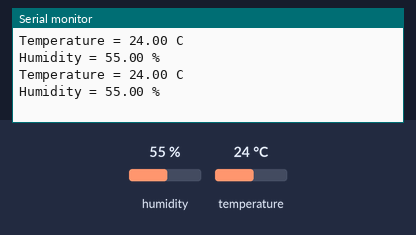
A sketch run on a simulated Arduino Uno, built with avr-gcc and run on an emulated ATmega328P. Shown: the last lines printed to the serial monitor. The inputs (shaded band) are chosen by the test bench; at power-on: humidity 55 %, temperature 24 °C.

Above: at 2.8 s.
2.9 s: humidity set to 22 %
At 4.8 s:
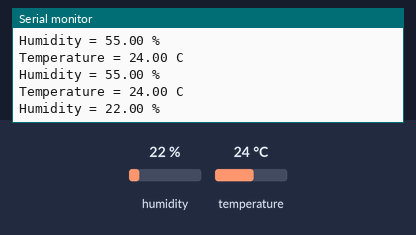
5.6 s: temperature set to 12 °C
At 6.5 s:
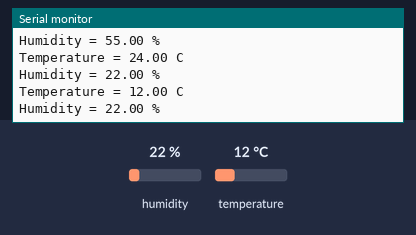
8.3 s: humidity set to 40 %
At 11.2 s:
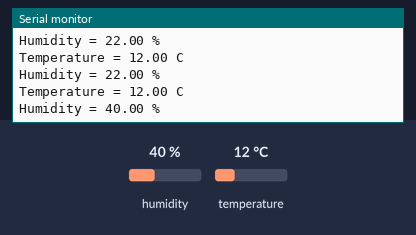
Timing chart, 0 to 12.7 s (numbered marks = the images above; inputs shaded):
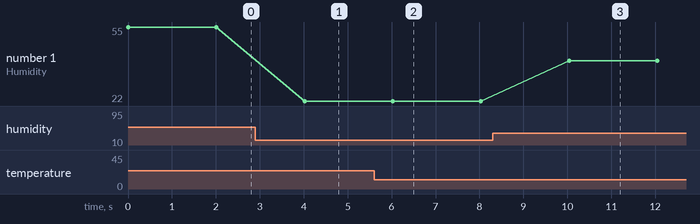

The sketch:

09.I2C.ino
```cpp
/*
  Author:

  Learning Intention:
  The students will use the I2C communication protocol to send data to the OLED
  display and receive data from the kit's I2C sensors.

  Success Criteria:
    1.  I understand that I2C is a communication protocol
    2.  I understand that each I2C device needs its own address
    3.  I understand that communicating with I2C modules is similar to the serial monitor
    4.  I understand I need to include the Wire.h library
    5.  I understand that I need to look at the documentation and example code for each I2C module
    6.  I can successfully send data to the I2C OLED display
    7.  I can successfully receive data from the Temperature & Humidity Sensor,
        Air Pressure Sensor or Accelerometer

  Hardware (Grove cables to the base shield I2C ports):
    OLED display (0x3C), and one of:
    Temperature & Humidity (0x38), Air Pressure (0x77), 3-Axis Accelerometer (0x19)
    All I2C devices share the same two wires: the Uno's dedicated SDA and SCL pins.
    (On an Uno these share circuitry with A4 and A5, so leave those analogue
    ports unused while I2C devices are connected.)

  Library setup (once):
    Open the bridge web interface, go to the Libraries tab, search for
    "Arduino_SensorKit" and install it. It bundles the drivers for every kit
    I2C module (OLED via U8g2, Temperature & Humidity, Air Pressure,
    Accelerometer) behind one include:  #include "Arduino_SensorKit.h"

  Kit sensor objects (from Arduino_SensorKit.h):
    Oled           -> the display          (Oled.begin(), Oled.print(), Oled.refreshDisplay())
    Environment    -> Temperature & Humidity (needs: #define Environment Environment_I2C
                      and Wire.begin(), because the kit's DHT20 is an I2C sensor)
    Pressure       -> Air Pressure          (readTemperature(), readPressure(), readAltitude())
    Accelerometer  -> 3-Axis Accelerometer  (readX(), readY(), readZ())

  Examples:
    Every kit module has a lesson with example code at
    https://sensorkit.arduino.cc/ (all use #include "Arduino_SensorKit.h")

  Documentation:
    https://sensorkit.arduino.cc/
    https://www.arduino.cc/reference/en/language/functions/communication/wire/
*/
#include <Wire.h>
#include "Arduino_SensorKit.h"

#define Environment Environment_I2C   // your kit has the DHT20 (black) sensor on I2C

void setup() {
  Wire.begin();            // the DHT20 talks over I2C
  Serial.begin(115200);
  Environment.begin();
}

void loop() {
  Serial.print("Temperature = ");
  Serial.print(Environment.readTemperature());
  Serial.println(" C");
  Serial.print("Humidity = ");
  Serial.print(Environment.readHumidity());
  Serial.println(" %");
  delay(2000);
}
/*
Scanning the I2C bus...
Device found at address 0x3C
Scan complete.
 */
```

functions.ino
```cpp
// Move your helper functions into this tab.
// The Arduino build system automatically joins every .ino file in this folder
// into one program, so functions defined here can be called from the main sketch.
```

Measured:
- after the input at 2.9 s, the serial monitor: prints a new line after 1.1 s (image 1)
- after the input at 5.6 s, the serial monitor: prints a new line after 0.42 s (image 2)
- after the input at 8.3 s, the serial monitor: prints a new line after 1.7 s (image 3)
- plotted number 1: 55 → 22 after the input at 2.9 s, 22 → 40 after the input at 8.3 s
